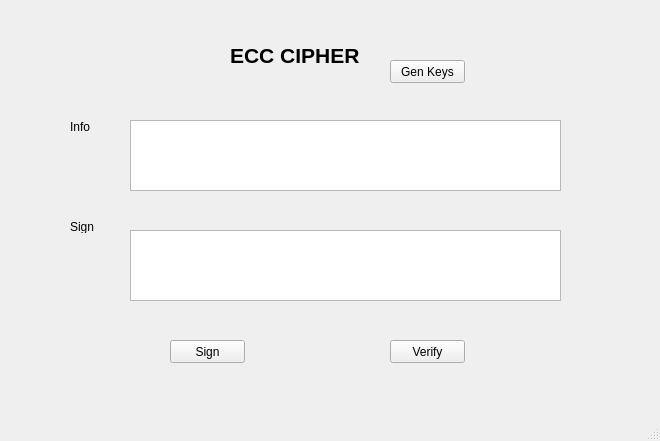
<?xml version="1.0" encoding="UTF-8"?>
<ui version="4.0">
 <class>MainWindow</class>
 <widget class="QMainWindow" name="MainWindow">
  <property name="geometry">
   <rect>
    <x>0</x>
    <y>0</y>
    <width>660</width>
    <height>441</height>
   </rect>
  </property>
  <property name="windowTitle">
   <string>MainWindow</string>
  </property>
  <widget class="QWidget" name="centralwidget">
   <widget class="QLabel" name="label">
    <property name="geometry">
     <rect>
      <x>230</x>
      <y>40</y>
      <width>151</width>
      <height>31</height>
     </rect>
    </property>
    <property name="font">
     <font>
      <pointsize>16</pointsize>
      <weight>75</weight>
      <bold>true</bold>
     </font>
    </property>
    <property name="text">
     <string>ECC CIPHER</string>
    </property>
   </widget>
   <widget class="QLabel" name="label_2">
    <property name="geometry">
     <rect>
      <x>70</x>
      <y>120</y>
      <width>47</width>
      <height>13</height>
     </rect>
    </property>
    <property name="text">
     <string>Info</string>
    </property>
   </widget>
   <widget class="QLabel" name="label_3">
    <property name="geometry">
     <rect>
      <x>70</x>
      <y>220</y>
      <width>47</width>
      <height>13</height>
     </rect>
    </property>
    <property name="text">
     <string>Sign</string>
    </property>
   </widget>
   <widget class="QPlainTextEdit" name="txtI">
    <property name="geometry">
     <rect>
      <x>130</x>
      <y>120</y>
      <width>431</width>
      <height>71</height>
     </rect>
    </property>
   </widget>
   <widget class="QPlainTextEdit" name="txtS">
    <property name="geometry">
     <rect>
      <x>130</x>
      <y>230</y>
      <width>431</width>
      <height>71</height>
     </rect>
    </property>
   </widget>
   <widget class="QPushButton" name="btnS">
    <property name="geometry">
     <rect>
      <x>170</x>
      <y>340</y>
      <width>75</width>
      <height>23</height>
     </rect>
    </property>
    <property name="text">
     <string>Sign</string>
    </property>
   </widget>
   <widget class="QPushButton" name="btnV">
    <property name="geometry">
     <rect>
      <x>390</x>
      <y>340</y>
      <width>75</width>
      <height>23</height>
     </rect>
    </property>
    <property name="text">
     <string>Verify</string>
    </property>
   </widget>
   <widget class="QPushButton" name="btnG">
    <property name="geometry">
     <rect>
      <x>390</x>
      <y>60</y>
      <width>75</width>
      <height>23</height>
     </rect>
    </property>
    <property name="text">
     <string>Gen Keys</string>
    </property>
   </widget>
  </widget>
  <widget class="QMenuBar" name="menubar">
   <property name="geometry">
    <rect>
     <x>0</x>
     <y>0</y>
     <width>660</width>
     <height>21</height>
    </rect>
   </property>
  </widget>
  <widget class="QStatusBar" name="statusbar"/>
 </widget>
 <resources/>
 <connections/>
</ui>
